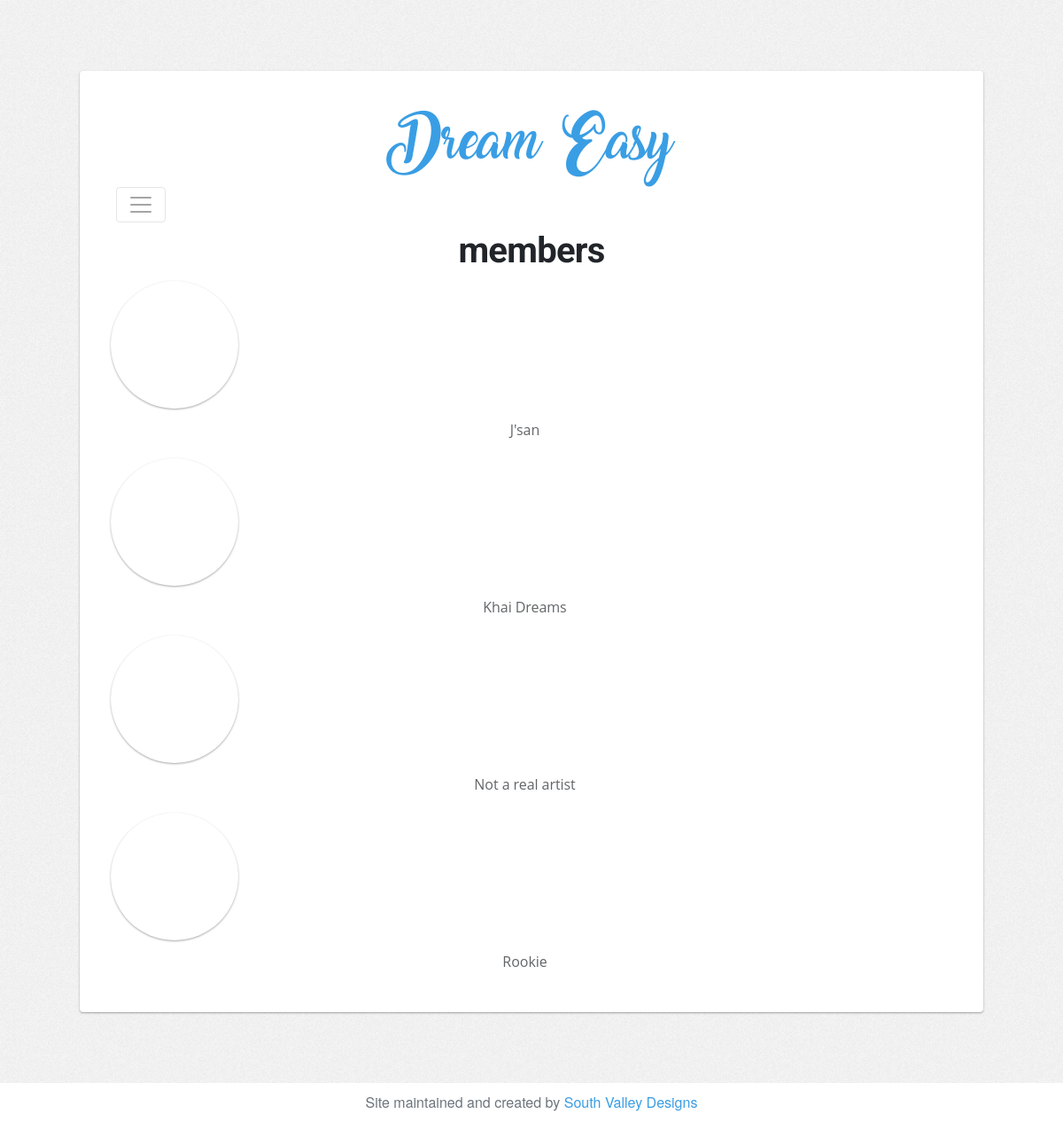
/members/, run on an earlier commit of the app's database.
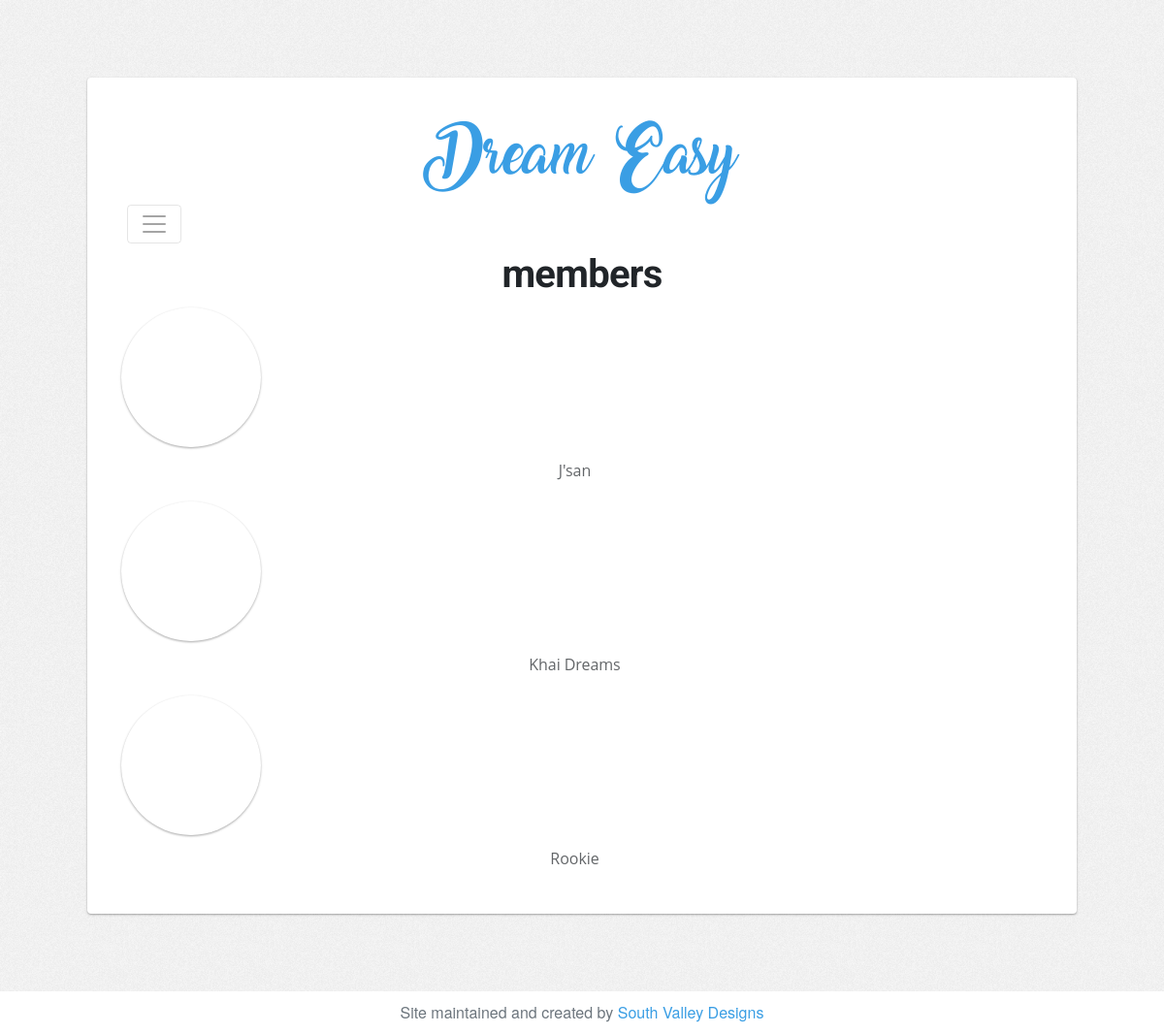
And on a later commit of the database.
### DreamEasyApp/models.py (models this page shows, shortened)
class Member(models.Model):
    name = models.CharField(max_length=200)
    photo_url = models.CharField(max_length=200, default='http://www.stallerdental.com/wp-content/uploads/2016/12/user-icon.png')
    soundcloud_url = models.CharField(max_length=100, default='#')

### DreamEasyApp/views.py (the view)
# urls.py: url(r'^members/', views.members, name='members'),
def members(request):
    member_list = Member.objects.order_by('name')
    return render(request, 'members.html', {'member_list':member_list})

### DreamEasyApp/templates/members.html (shortened to what this page needs)
{% extends 'base.html' %}
{% block content %}
    <h1> members </h1>
    {% for member in member_list %}
        <h4 class='profile-pic'></h4>
        <p class='flip-container'>
            {{member.name}}
        </p>
    {% endfor %}
{% endblock %}

What changed in the data, as far as the page shows it:
removed Member: name "Not a real artist"
